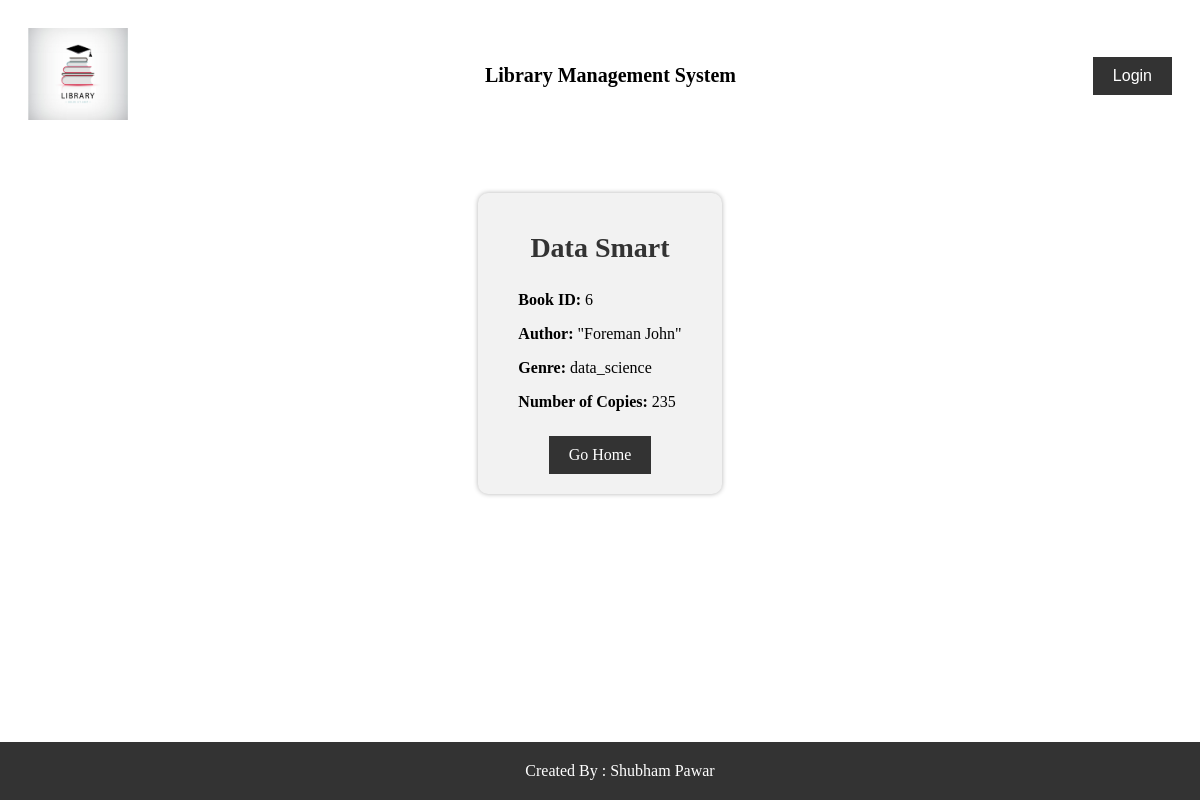
The page /books/view/6/ on the database its author committed.
### LibManager/models.py (models this page shows, shortened)
class Book(models.Model):
    title = models.CharField(max_length=100)
    author = models.CharField(max_length=100)
    genre = models.CharField(max_length=100)
    copies = models.IntegerField(default=1)

### LibManager/views.py (the view)
# urls.py: path('view/<int:book_id>/', views.bookView, name='bookView'),
def bookView(request, book_id):
    book = Book.objects.get(pk=book_id)
    context = {'book': book}
    return render(request, 'viewBook.html', context)

### Templates/viewBook.html (shortened to what this page needs)
{% load static %}
<!DOCTYPE html>
<html lang="en">
<head>
    <link rel="stylesheet" href="{% static 'css/viewBook.css' %}">
</head>
<body>
    {% include 'header.html' %}
    <div class="book-details-container">
        <div class="book-details">
            <h1 class="book-title">{{ book.title }}</h1>
            <div class="book-info">
                <p><strong>Book ID:</strong> {{ book.id }}</p>
                <p><strong>Author:</strong> {{ book.author }}</p>
                <p><strong>Genre:</strong> {{ book.genre }}</p>
                <p><strong>Number of Copies:</strong> {{ book.copies }}</p>
            </div>
            <a href="{% url 'home' %}" class="home-button">Go Home</a>
        </div>
    </div>
    {% include 'footer.html' %}
</body>
</html>

### static/css/viewBook.css (style rules this page uses)
.book-details-container { display: flex; justify-content: center; align-items: center; height: 50vh; }
.book-details { background-color: #f2f2f2; padding: 20px; border-radius: 10px; box-shadow: 0 0 5px rgba(0, 0, 0, 0.3); text-align: center; max-width: 600px; }
.book-title { font-size: 28px; font-weight: bold; color: #333; margin-bottom: 10px; }
.book-info { text-align: left; padding: 20px; padding-top: 1px; }
.book-info p { font-size: 16px; margin-bottom: 5px; }
.home-button { display: inline-block; padding: 10px 20px; font-size: 16px; background-color: #333; color: #fff; text-decoration: none; border: none; cursor: pointer; }

### rows shown on the page
Book: title "Data Smart", id "6", author "\"Foreman John\"", genre "data_science", copies "235"
